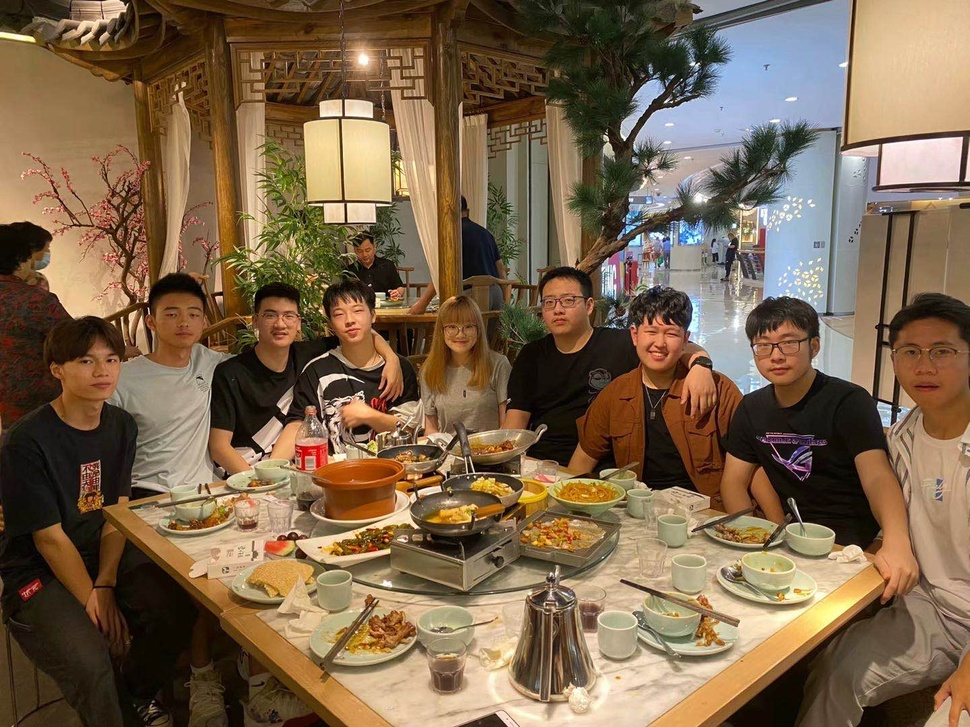
#> input picture Res/photo1.jpg, 970 x 727 px, shrunk from 1440 x 1080 before the run, found by its file name
$ python FaceDetection.py
#> lines starting #> are read from the running program, lines starting #| are printed output that depends on the picture; after the words box and inside, x2 and y2 are one past the last pixel; in counts of white or black regions, pixels touching at a corner belong together
import cv2
import numpy as np

faceCascade = cv2.CascadeClassifier("Res\\haarcascade_frontalface_default.xml")

img1 = cv2.imread("Res\\photo1.jpg")
#> img1 is the input picture: shape (727, 970, 3); mean B, G, R 75.7, 100.9, 123.9
imgGray1 = cv2.cvtColor(img1,cv2.COLOR_BGR2GRAY)
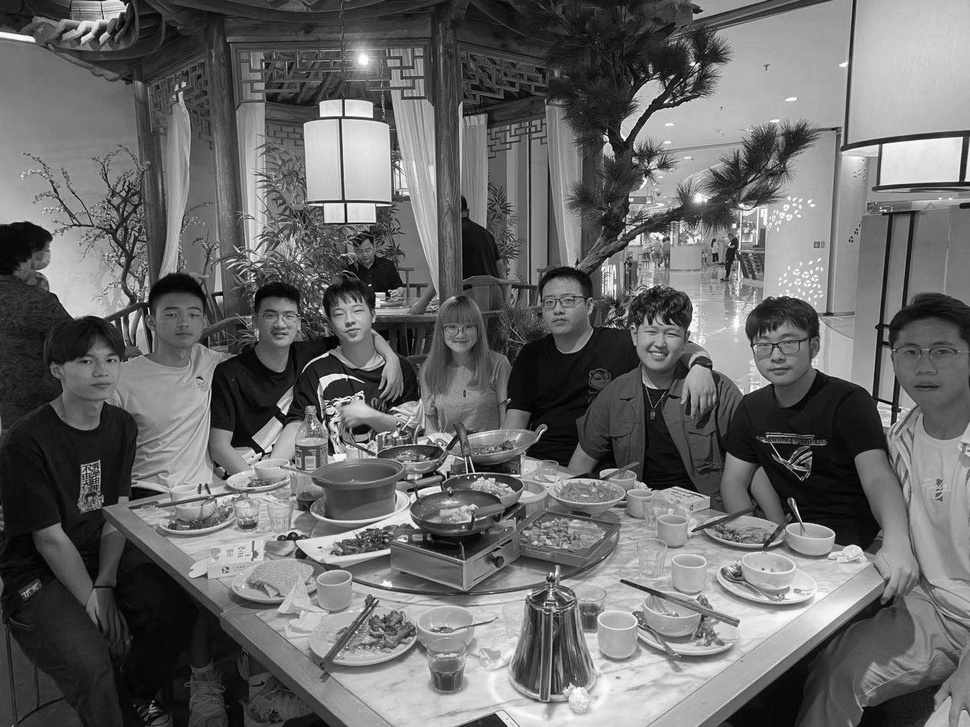
#> imgGray1: shape (727, 970); min 0, max 255, mean 104.9
img2 = cv2.imread("Res\\photo2.jpg")
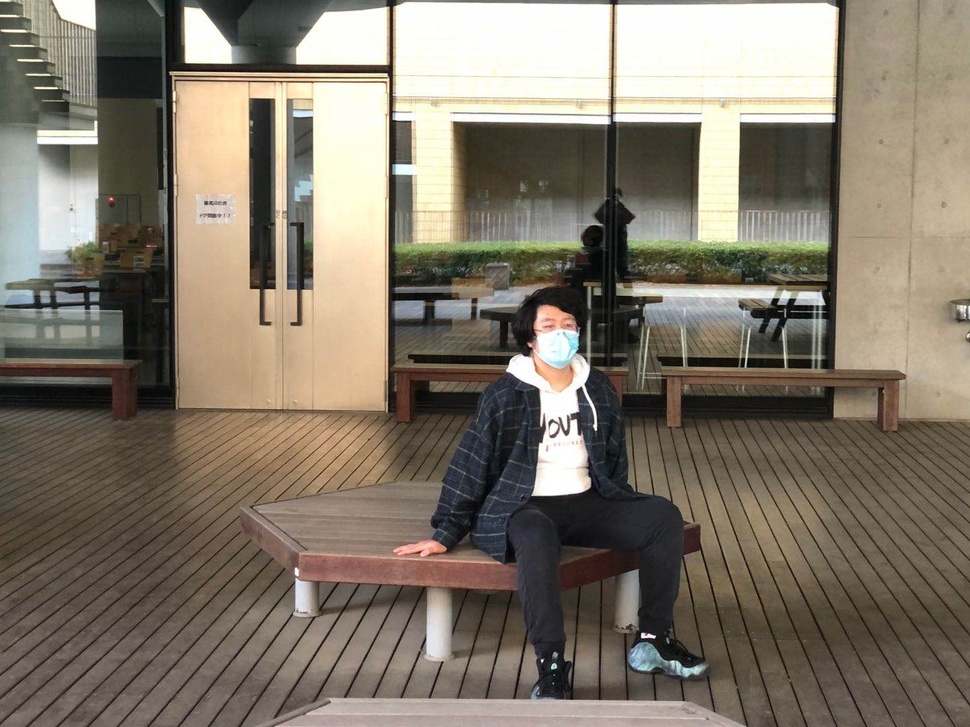
#> input picture Res/photo2.jpg, 970 x 727 px, shrunk from 1440 x 1080 before the run, found by its file name
#> img2 is the input picture: shape (727, 970, 3); mean B, G, R 106.6, 120.1, 129.1
imgGray2 = cv2.cvtColor(img2,cv2.COLOR_BGR2GRAY)
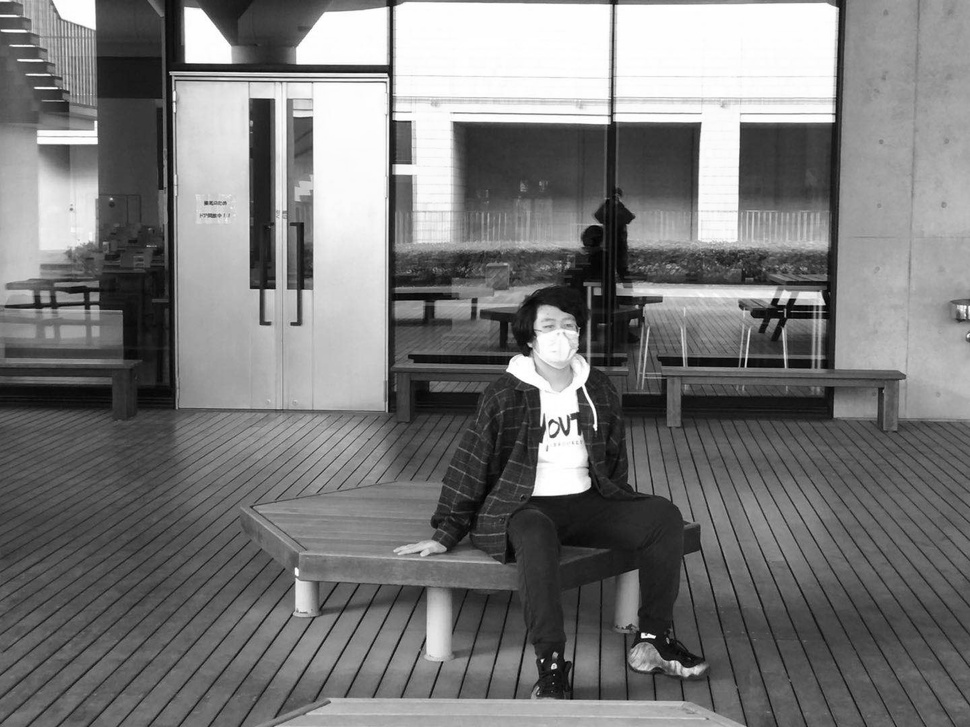
#> imgGray2: shape (727, 970); min 0, max 255, mean 121.3
faces = faceCascade.detectMultiScale(imgGray2,1.1,4)
#> faces = [[529, 305, 58, 58]]

for (x,y,w,h) in faces:
    cv2.rectangle(img2,(x,y),(x+w,y+h),(255,255,0),3)
    cv2.putText(img2, "idiot",(x,y - 10),cv2.FONT_HERSHEY_SIMPLEX,0.7,(255,255,0),2)
#> this loop made 1 pass
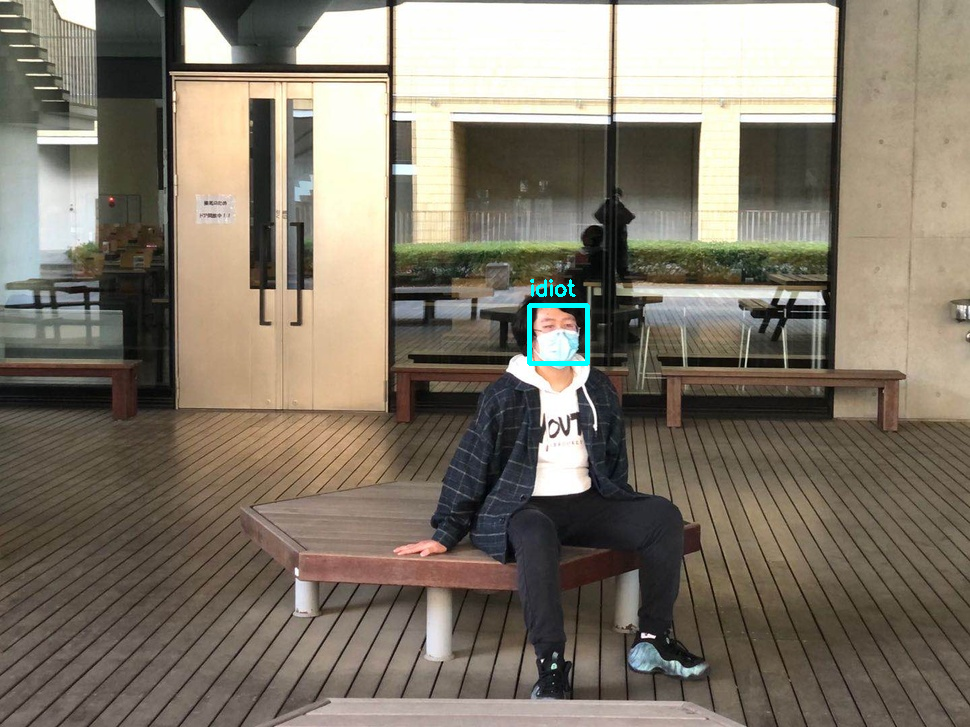
#> img2: shape (727, 970, 3); 0.21% of pixels changed, all inside (x1, y1, x2, y2) = (527, 279, 590, 366)

cv2.imshow("Face",img2)
cv2.waitKey(0)
